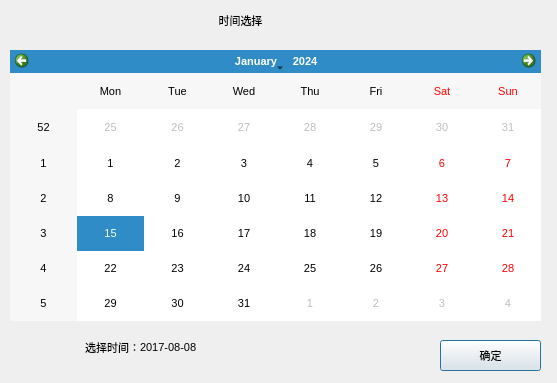
<?xml version="1.0" encoding="UTF-8"?>
<ui version="4.0">
 <class>LogCalendarDlg</class>
 <widget class="QDialog" name="LogCalendarDlg">
  <property name="geometry">
   <rect>
    <x>0</x>
    <y>0</y>
    <width>557</width>
    <height>383</height>
   </rect>
  </property>
  <property name="font">
   <font>
    <family>Ubuntu</family>
    <pointsize>8</pointsize>
    <italic>false</italic>
    <bold>false</bold>
   </font>
  </property>
  <property name="windowTitle">
   <string>Dialog</string>
  </property>
  <property name="styleSheet">
   <string notr="true">font: 8pt &quot;Ubuntu&quot;;</string>
  </property>
  <widget class="QLabel" name="label">
   <property name="geometry">
    <rect>
     <x>160</x>
     <y>0</y>
     <width>161</width>
     <height>41</height>
    </rect>
   </property>
   <property name="text">
    <string>时间选择</string>
   </property>
   <property name="alignment">
    <set>Qt::AlignCenter</set>
   </property>
  </widget>
  <widget class="QCalendarWidget" name="calendarWidget">
   <property name="geometry">
    <rect>
     <x>10</x>
     <y>50</y>
     <width>531</width>
     <height>271</height>
    </rect>
   </property>
   <property name="selectionMode">
    <enum>QCalendarWidget::SingleSelection</enum>
   </property>
   <property name="horizontalHeaderFormat">
    <enum>QCalendarWidget::ShortDayNames</enum>
   </property>
   <property name="verticalHeaderFormat">
    <enum>QCalendarWidget::ISOWeekNumbers</enum>
   </property>
  </widget>
  <widget class="QPushButton" name="pushButton">
   <property name="geometry">
    <rect>
     <x>440</x>
     <y>340</y>
     <width>101</width>
     <height>31</height>
    </rect>
   </property>
   <property name="text">
    <string>确定</string>
   </property>
  </widget>
  <widget class="QLabel" name="timeLab">
   <property name="geometry">
    <rect>
     <x>140</x>
     <y>330</y>
     <width>241</width>
     <height>35</height>
    </rect>
   </property>
   <property name="text">
    <string>2017-08-08</string>
   </property>
  </widget>
  <widget class="QLabel" name="label_2">
   <property name="geometry">
    <rect>
     <x>20</x>
     <y>330</y>
     <width>120</width>
     <height>35</height>
    </rect>
   </property>
   <property name="text">
    <string>选择时间：</string>
   </property>
   <property name="alignment">
    <set>Qt::AlignRight|Qt::AlignTrailing|Qt::AlignVCenter</set>
   </property>
  </widget>
 </widget>
 <resources/>
 <connections/>
</ui>
